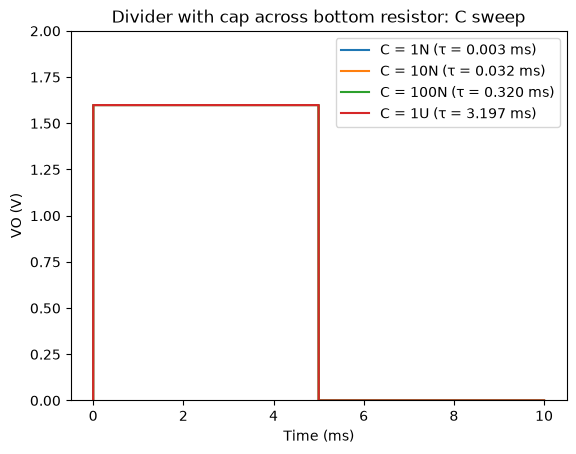

Generate this figure with Python:
"""Capacitor sweep: 4 caps in parallel with the bottom resistor of the divider.

One transient simulation per capacitor value; VO traces stacked on one plot to
show how the parallel cap sets the charging time constant
tau = C * (R1 || R2) at the output node.

Requires: ngspice, inspice, matplotlib.
Run:  source ../env.sh && ../.venv/bin/python cap_sweep.py
"""

import numpy as np
import matplotlib.pyplot as plt
from InSpice import Simulator
from InSpice.Unit import *
from skidl import KICAD10, TEMPLATE, Net, Part, set_default_tool
from skidl.pyspice import C, R, SPICE, generate_netlist, reset

CAP_VALUES = ["1N", "10N", "100N", "1U"]
R1, R2 = 10e3, 4.7e3


def simulate_cap(cap_value: str) -> tuple[np.ndarray, np.ndarray]:
    """Build divider + parallel cap, run transient, return (time_s, vo_V)."""
    reset()
    set_default_tool(KICAD10)

    vin, vout, gnd = Net("VI"), Net("VO"), Net("GND")
    r1, r2 = 2 * Part(
        "Device", "R", dest=TEMPLATE,
        footprint="Resistor_SMD.pretty:R_0805_2012Metric",
    )
    r1.value, r2.value, r1.tag, r2.tag = "10K", "4.7K", "R1", "R2"
    c1 = Part(
        "Device", "C", dest=TEMPLATE,
        footprint="Capacitor_SMD.pretty:C_0805_2012Metric",
    )
    c1.value, c1.tag = cap_value, "C1"

    vin & r1 & vout & (r2 | c1[1, 2]) & gnd

    set_default_tool(SPICE)
    r1.convert_for_spice(R, {1: "p", 2: "n"})
    r2.convert_for_spice(R, {1: "p", 2: "n"})
    c1.convert_for_spice(C, {1: "p", 2: "n"})

    circuit = generate_netlist()
    src = circuit.V("source", vin.name, gnd.name, 0 @ u_V)
    src.dc_value = None
    src.tran_value = "PULSE(0 5 0 1n 1n 5m 10m)"

    sim = Simulator.factory().simulation(circuit, temperature=25,
                                         nominal_temperature=25)
    waveforms = sim.transient(step_time=0.005 @ u_ms, end_time=10 @ u_ms)
    t = np.asarray(waveforms.time, dtype=float)
    vo = np.asarray(waveforms["vo"], dtype=float)
    return t, vo


fig = plt.figure()
plt.title("Divider with cap across bottom resistor: C sweep")
plt.xlabel("Time (ms)")
plt.ylabel("VO (V)")

for cap in CAP_VALUES:
    t, vo = simulate_cap(cap)
    tau_ms = (R1 * R2 / (R1 + R2)) * float(cap[:-1]) * {"N": 1e-9, "U": 1e-6}[cap[-1]] * 1e3
    plt.plot(t * 1000, vo, label=f"C = {cap} (τ = {tau_ms:.3f} ms)")
    plateau = float(vo[int(np.argmax(t > 4e-3))])
    print(f"C={cap:>4}: tau_theory={tau_ms:.4f} ms, VO at 4ms = {plateau:.4f} V")

plt.legend()
plt.ylim(0, 2)
fig.savefig("cap_sweep.png", bbox_inches="tight")
print("Wrote cap_sweep.png")
